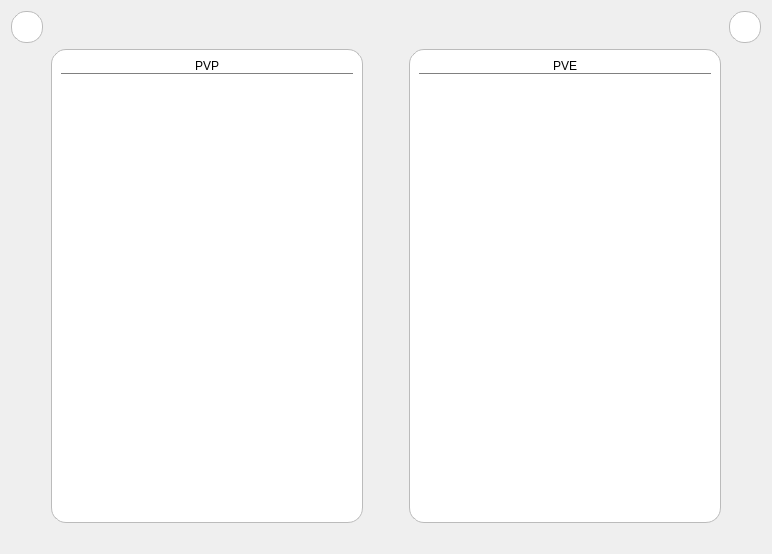
<?xml version="1.0" encoding="UTF-8"?>
<ui version="4.0">
 <class>Scoreboard</class>
 <widget class="QWidget" name="Scoreboard">
  <property name="geometry">
   <rect>
    <x>0</x>
    <y>0</y>
    <width>772</width>
    <height>554</height>
   </rect>
  </property>
  <property name="windowTitle">
   <string>Form</string>
  </property>
  <property name="styleSheet">
   <string notr="true">QPushButton{
width: 30px;
max-width: 30px;
height: 30px;
background: white;
border: none;
border: 1px solid #bbb;
border-radius: 15px;
}

QPushButton:hover{
background: #bbb
}

#pve_lines, #pvp_lines{
background: white;
border: 1px solid #bbb;
border-radius: 15px;
}

#pvp_label, #pve_label{
border: None;
border-bottom: 1px solid gray;
}

QLabel{
background: transparent;
}

</string>
  </property>
  <layout class="QGridLayout" name="gridLayout" rowstretch="0,1,0">
   <item row="0" column="1">
    <layout class="QHBoxLayout" name="toolbar">
     <item>
      <widget class="QPushButton" name="exit">
       <property name="text">
        <string/>
       </property>
      </widget>
     </item>
     <item>
      <spacer name="horizontalSpacer">
       <property name="orientation">
        <enum>Qt::Horizontal</enum>
       </property>
       <property name="sizeHint" stdset="0">
        <size>
         <width>40</width>
         <height>20</height>
        </size>
       </property>
      </spacer>
     </item>
     <item>
      <widget class="QPushButton" name="clean">
       <property name="text">
        <string/>
       </property>
      </widget>
     </item>
    </layout>
   </item>
   <item row="1" column="1">
    <layout class="QHBoxLayout" name="types" stretch="0,1,0,1,0">
     <item>
      <spacer name="horizontalSpacer_2">
       <property name="orientation">
        <enum>Qt::Horizontal</enum>
       </property>
       <property name="sizeHint" stdset="0">
        <size>
         <width>40</width>
         <height>20</height>
        </size>
       </property>
      </spacer>
     </item>
     <item>
      <widget class="QFrame" name="pvp_lines">
       <property name="frameShape">
        <enum>QFrame::NoFrame</enum>
       </property>
       <layout class="QVBoxLayout" name="pvp_layout">
        <item>
         <widget class="QLabel" name="pvp_label">
          <property name="text">
           <string>PVP</string>
          </property>
          <property name="alignment">
           <set>Qt::AlignCenter</set>
          </property>
         </widget>
        </item>
        <item>
         <spacer name="pvp_spacer">
          <property name="orientation">
           <enum>Qt::Vertical</enum>
          </property>
          <property name="sizeHint" stdset="0">
           <size>
            <width>20</width>
            <height>40</height>
           </size>
          </property>
         </spacer>
        </item>
       </layout>
      </widget>
     </item>
     <item>
      <spacer name="horizontalSpacer_3">
       <property name="orientation">
        <enum>Qt::Horizontal</enum>
       </property>
       <property name="sizeHint" stdset="0">
        <size>
         <width>40</width>
         <height>20</height>
        </size>
       </property>
      </spacer>
     </item>
     <item>
      <widget class="QFrame" name="pve_lines">
       <property name="styleSheet">
        <string notr="true"/>
       </property>
       <property name="frameShape">
        <enum>QFrame::NoFrame</enum>
       </property>
       <property name="frameShadow">
        <enum>QFrame::Plain</enum>
       </property>
       <layout class="QVBoxLayout" name="pve_layout">
        <item>
         <widget class="QLabel" name="pve_label">
          <property name="text">
           <string>PVE</string>
          </property>
          <property name="alignment">
           <set>Qt::AlignCenter</set>
          </property>
         </widget>
        </item>
        <item>
         <spacer name="pve_spacer">
          <property name="orientation">
           <enum>Qt::Vertical</enum>
          </property>
          <property name="sizeHint" stdset="0">
           <size>
            <width>20</width>
            <height>40</height>
           </size>
          </property>
         </spacer>
        </item>
       </layout>
      </widget>
     </item>
     <item>
      <spacer name="horizontalSpacer_4">
       <property name="orientation">
        <enum>Qt::Horizontal</enum>
       </property>
       <property name="sizeHint" stdset="0">
        <size>
         <width>40</width>
         <height>20</height>
        </size>
       </property>
      </spacer>
     </item>
    </layout>
   </item>
   <item row="2" column="1">
    <spacer name="verticalSpacer">
     <property name="orientation">
      <enum>Qt::Vertical</enum>
     </property>
     <property name="sizeHint" stdset="0">
      <size>
       <width>20</width>
       <height>20</height>
      </size>
     </property>
    </spacer>
   </item>
  </layout>
 </widget>
 <resources/>
 <connections/>
</ui>
